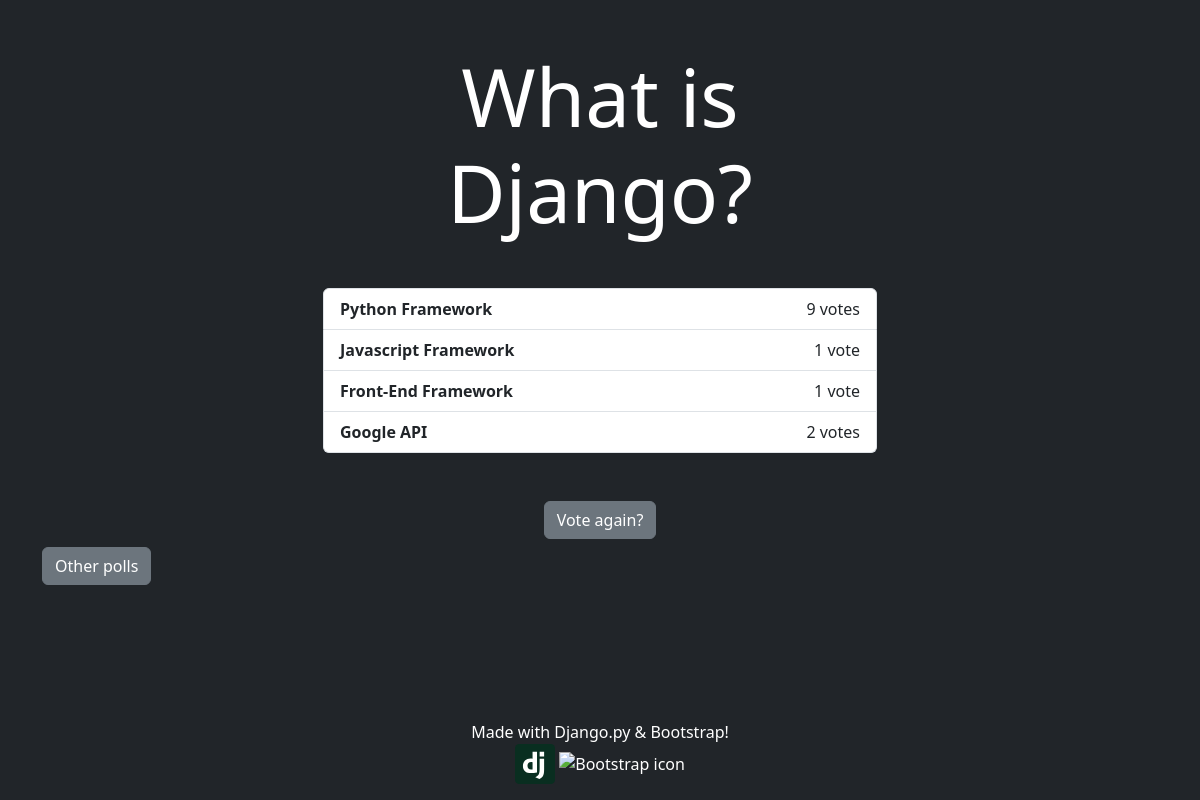
The app's page /polls/1/results/, older data.
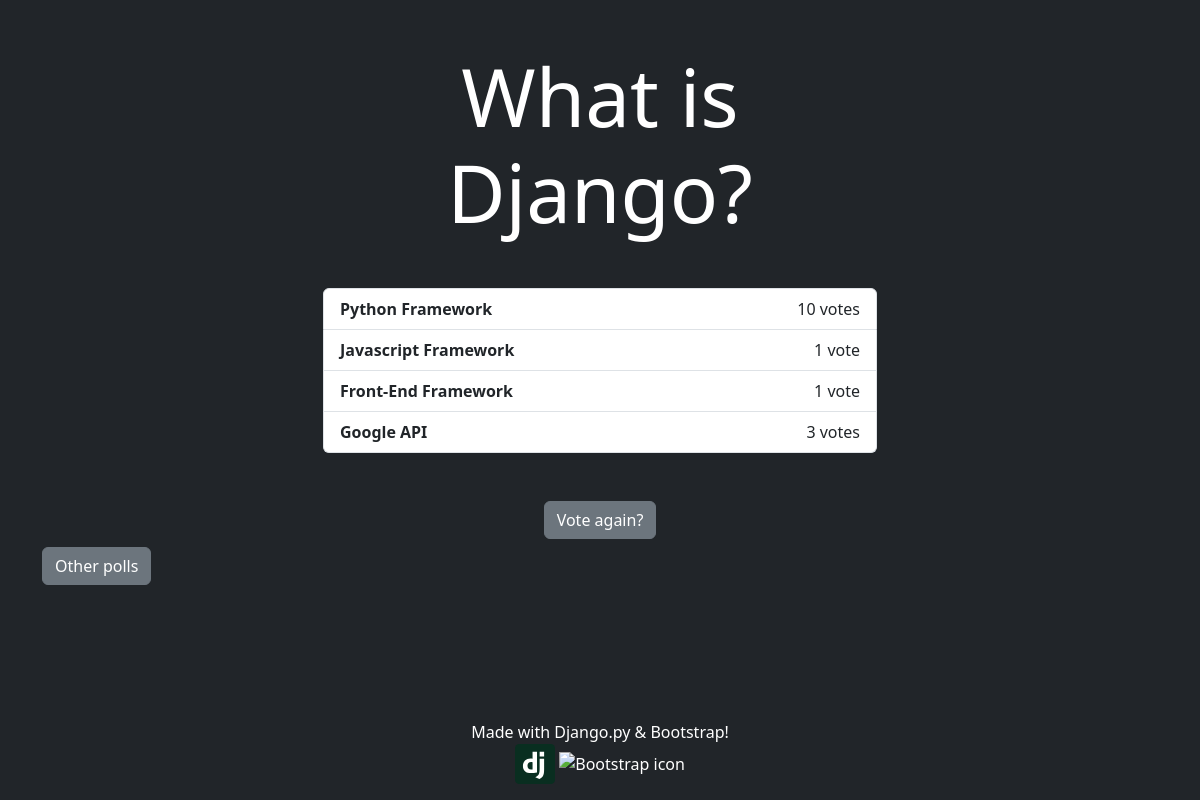
The same page, newer data.
### polls/models.py (models this page shows)
class Choice(models.Model):
    question = models.ForeignKey(Question, on_delete=models.CASCADE)
    choice_text = models.CharField(max_length=200)
    votes = models.IntegerField(default=0)

### polls/views.py (the view)
# urls.py: path('<int:pk>/results/', views.ResultsView.as_view(), name='results'),
class ResultsView(generic.DetailView):
    model = Question
    template_name = 'polls/results.html'

### polls/templates/polls/results.html (shortened to what this page needs)
<!doctype html>
<html lang="en">
  <head>
    <link href="https://cdn.jsdelivr.net/npm/bootstrap@5.3.0-alpha1/dist/css/bootstrap.min.css" rel="stylesheet">
    {% load static %}
    <link rel="stylesheet" href="{% static 'polls/styles/style.css' %}">
  </head>
  <body class="bg-dark">
    <div class="container text-white">
        <main>
            <div class="row justify-content-center align-items-center g-2">
                <div class="col-6 text-center">
                    <h1 class="display-1 m-5">{{ question.question_text }}</h1>
                    <ul class="list-group">
                    {% for choice in question.choice_set.all %}
                        <li class="list-group-item d-flex justify-content-between">
                            <div><b>{{ choice.choice_text }}</b></div><div>{{ choice.votes }} vote{{ choice.votes|pluralize }}</div>
                        </li>
                    {% endfor %}
                    </ul>
                    <a class="btn btn-secondary mt-5" href="{% url 'polls:detail' question.id %}">Vote again?</a>
                </div>
                <div class="col-12">
                    <a class="btn btn-secondary" href="{% url 'polls:index' %}">Other polls</a>
                </div>
            </div>
        </main>
        <footer class="fixed-bottom">
            <div class="row justify-content-center align-items-center g-2">
                <div class="col-12 text-center">
                    <p class="m-0">Made with Django.py & Bootstrap!</p>
                    <div class="mb-3">
                        <img src="{% static 'polls/images/django-icon-svgrepo-com.svg' %}" alt="Django icon">
                        <img src="{% static 'polls/images/Bootstrap_logo.svg' %}" alt="Bootstrap icon">
                    </div>
                </div>
            </div>
        </footer>
    </div>
  </body>
</html>

Row changes from the older to the newer data that the page shows:
changed Choice "Python Framework": votes "9" → "10"
changed Choice "Google API": votes "2" → "3"
